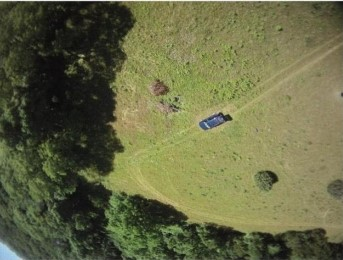
%> input picture TEST.jpg, 343 x 260 px
$ octave sky2.m   (GNU Octave 9; MATLAB toolbox functions it lacks are replaced by stand-ins)
%> lines starting %> are read from the running program, lines starting %| are printed output that depends on the picture; in (x1, y1, x2, y2) boxes, pixels count from 0 and x2, y2 are one past the last pixel; in counts of white or black regions, pixels touching at a corner belong together; the program's own positions count from 1
%Open file
files = dir('TEST.jpg'); % List files in a directory
if( ~isempty(files) > 0 )
 [cdata,map] = imread(files(1).name);
%> cdata is the input picture: size 260x343x3 uint8; mean R, G, B 102.9, 104.8, 68.9
%> map = []
 if ~isempty( map )
 cdata = ind2rgb( cdata, map);
 end
 figure('NumberTitle', 'off', 'Name', 'Original Image'); %label figure components
 imshow(cdata); %Display Image
%Convert to RGB Images
end
inputImg = cdata;
doubleImg = im2double(inputImg);
Image_Red = im2double(inputImg(:,:,1)); %Red frame to Double
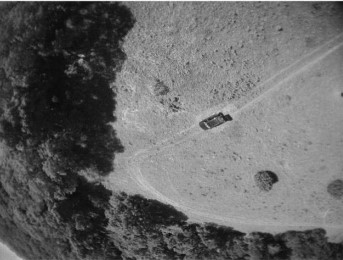
%> Image_Red: size 260x343 double; min 0.00784, max 0.988, mean 0.403
Image_Green = im2double(inputImg(:,:,2)); %Green frame to Double
Image_Blue = im2double(inputImg(:,:,3)); %Blue frame to Double
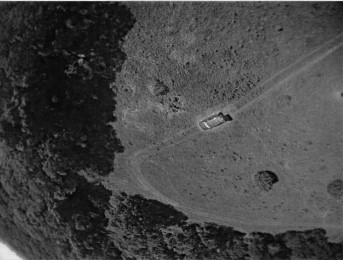
%> Image_Blue: size 260x343 double; min 0, max 0.925, mean 0.27
figure('NumberTitle', 'off', 'Name', 'Blue Image Matrix'); %label figure components
imshow(Image_Blue);
%Sky and Horizon Elimination
Sky_Check = imbinarize(Image_Blue, .50); %Threshold at a high value to get sky
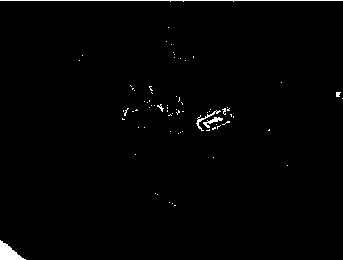
%> Sky_Check: size 260x343 logical; 1.1% white; 74 white regions (68 under 20 px), largest, box (x1, y1, x2, y2) and area: (0, 0, 343, 2) 346, (0, 240, 26, 260) 268, (196, 110, 221, 131) 81, (203, 117, 223, 128) 77, (157, 104, 164, 112) 21, (336, 92, 341, 97) 20
figure('NumberTitle', 'off', 'Name', 'Image to Black and White'); %label figure components
imshow(Sky_Check);
Sky_Check = bwareaopen(Sky_Check,10); %Remove groups under 10 pixels
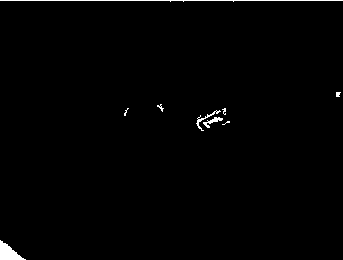
%> Sky_Check: size 260x343 logical; 0.96% white; 9 white regions (3 under 20 px), largest, box (x1, y1, x2, y2) and area: (0, 0, 343, 2) 346, (0, 240, 26, 260) 268, (196, 110, 221, 131) 81, (203, 117, 223, 128) 77, (157, 104, 164, 112) 21, (336, 92, 341, 97) 20
figure('NumberTitle', 'off', 'Name', 'Remove Noise under 10 Pixels Large'); %label figure components
imshow(Sky_Check);
Sky_Check = wiener2(Sky_Check,[3 3]); %Wiener filter image over 3x3 areas
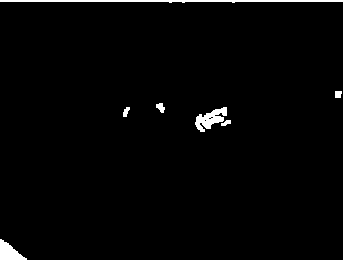
%> Sky_Check: size 260x343 logical; 1.8% white; 7 white regions, largest, box (x1, y1, x2, y2) and area: (0, 0, 343, 3) 695, (195, 107, 227, 132) 403, (0, 239, 27, 260) 315
figure('NumberTitle', 'off', 'Name', 'Wiener filter over 3x3 area'); %label figure components
imshow(Sky_Check);
Sky_Check = medfilt2(Sky_Check,[4 4]); %Median filter at 4x4 areas
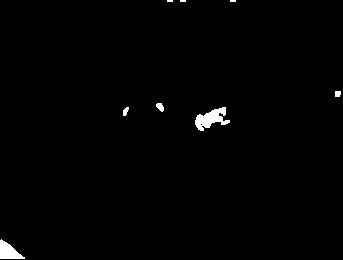
%> Sky_Check: size 260x343 logical; 0.98% white; 8 white regions (3 under 20 px), largest, box (x1, y1, x2, y2) and area: (195, 107, 230, 131) 430, (0, 239, 25, 259) 285, (156, 103, 164, 112) 49, (123, 107, 129, 116) 37, (335, 91, 341, 97) 34
figure('NumberTitle', 'off', 'Name', 'Median Filter over 4x4 area'); %label figure components
imshow(Sky_Check);
Sky_Check = bwareaopen(Sky_Check,10000); %Find groups larger than 10,000 pixels
%> Sky_Check: size 260x343 logical; every value is 0
figure('NumberTitle', 'off', 'Name', 'remove blobs under 10,000 pixels'); %label figure components
imshow(Sky_Check);
Sky_Check = im2double(Sky_Check); %Convert to a double
%> Sky_Check: size 260x343 double; every value is 0
Sky_Check = Sky_Check - imclearborder(Sky_Check);
figure('NumberTitle', 'off', 'Name', 'Subtrack Large Blobs that touch the Border'); %label figure components
imshow(Sky_Check);
%Remove Sky from all RGB Component Images
%> (the run ends here)
